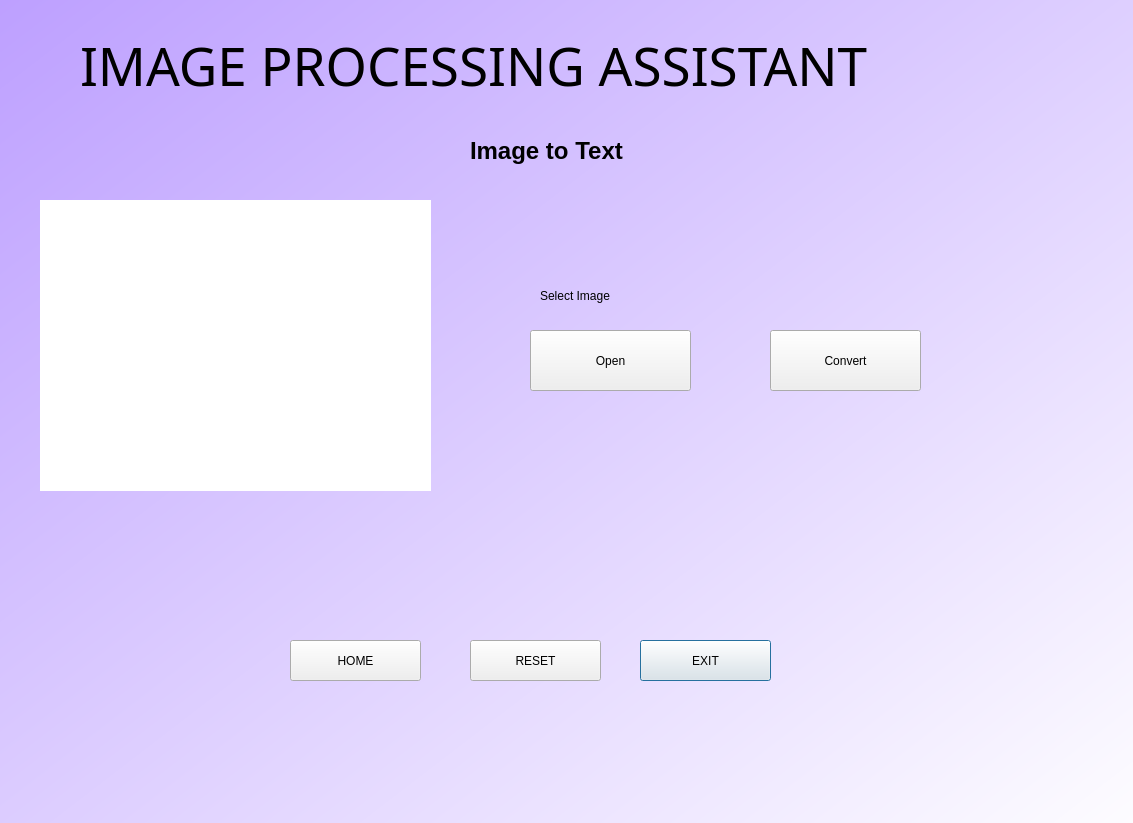
<?xml version="1.0" encoding="UTF-8"?>
<ui version="4.0">
 <class>Dialog</class>
 <widget class="QDialog" name="Dialog">
  <property name="geometry">
   <rect>
    <x>0</x>
    <y>0</y>
    <width>1133</width>
    <height>823</height>
   </rect>
  </property>
  <property name="windowTitle">
   <string>Dialog</string>
  </property>
  <widget class="QPushButton" name="exit">
   <property name="geometry">
    <rect>
     <x>640</x>
     <y>640</y>
     <width>131</width>
     <height>41</height>
    </rect>
   </property>
   <property name="styleSheet">
    <string notr="true"/>
   </property>
   <property name="text">
    <string>EXIT</string>
   </property>
  </widget>
  <widget class="QPushButton" name="pushButton_11">
   <property name="geometry">
    <rect>
     <x>770</x>
     <y>330</y>
     <width>151</width>
     <height>61</height>
    </rect>
   </property>
   <property name="styleSheet">
    <string notr="true"/>
   </property>
   <property name="text">
    <string>Convert</string>
   </property>
  </widget>
  <widget class="QLabel" name="label">
   <property name="geometry">
    <rect>
     <x>470</x>
     <y>120</y>
     <width>351</width>
     <height>61</height>
    </rect>
   </property>
   <property name="font">
    <font>
     <pointsize>18</pointsize>
     <weight>75</weight>
     <bold>true</bold>
    </font>
   </property>
   <property name="mouseTracking">
    <bool>false</bool>
   </property>
   <property name="layoutDirection">
    <enum>Qt::LeftToRight</enum>
   </property>
   <property name="autoFillBackground">
    <bool>false</bool>
   </property>
   <property name="styleSheet">
    <string notr="true">border-radius:50px;</string>
   </property>
   <property name="text">
    <string>Image to Text</string>
   </property>
  </widget>
  <widget class="QLabel" name="label_2">
   <property name="geometry">
    <rect>
     <x>80</x>
     <y>0</y>
     <width>1051</width>
     <height>131</height>
    </rect>
   </property>
   <property name="font">
    <font>
     <family>Cooper Black</family>
     <pointsize>40</pointsize>
     <weight>50</weight>
     <italic>false</italic>
     <bold>false</bold>
    </font>
   </property>
   <property name="mouseTracking">
    <bool>false</bool>
   </property>
   <property name="layoutDirection">
    <enum>Qt::LeftToRight</enum>
   </property>
   <property name="autoFillBackground">
    <bool>false</bool>
   </property>
   <property name="styleSheet">
    <string notr="true">border-radius:50px;
font: 40pt &quot;Cooper Black&quot;;


</string>
   </property>
   <property name="text">
    <string>IMAGE PROCESSING ASSISTANT</string>
   </property>
  </widget>
  <widget class="QPushButton" name="reset">
   <property name="geometry">
    <rect>
     <x>470</x>
     <y>640</y>
     <width>131</width>
     <height>41</height>
    </rect>
   </property>
   <property name="styleSheet">
    <string notr="true"/>
   </property>
   <property name="text">
    <string>RESET</string>
   </property>
  </widget>
  <widget class="QPushButton" name="home">
   <property name="geometry">
    <rect>
     <x>290</x>
     <y>640</y>
     <width>131</width>
     <height>41</height>
    </rect>
   </property>
   <property name="styleSheet">
    <string notr="true">border-color: rgb(170, 0, 255);</string>
   </property>
   <property name="text">
    <string>HOME</string>
   </property>
  </widget>
  <widget class="QWidget" name="widget" native="true">
   <property name="geometry">
    <rect>
     <x>0</x>
     <y>-30</y>
     <width>1151</width>
     <height>891</height>
    </rect>
   </property>
   <property name="styleSheet">
    <string notr="true">background-color: qlineargradient(spread:pad, x1:0, y1:0, x2:1, y2:1, stop:0 rgba(188, 158, 255, 255), stop:1 rgba(255, 255, 255, 255));</string>
   </property>
  </widget>
  <widget class="QLabel" name="label_4">
   <property name="geometry">
    <rect>
     <x>40</x>
     <y>200</y>
     <width>391</width>
     <height>291</height>
    </rect>
   </property>
   <property name="styleSheet">
    <string notr="true">background-color: rgb(255, 255, 255);</string>
   </property>
   <property name="text">
    <string/>
   </property>
   <property name="scaledContents">
    <bool>true</bool>
   </property>
  </widget>
  <widget class="QPushButton" name="pushButton_10">
   <property name="geometry">
    <rect>
     <x>530</x>
     <y>330</y>
     <width>161</width>
     <height>61</height>
    </rect>
   </property>
   <property name="styleSheet">
    <string notr="true"/>
   </property>
   <property name="text">
    <string>Open</string>
   </property>
  </widget>
  <widget class="QLabel" name="label_3">
   <property name="geometry">
    <rect>
     <x>540</x>
     <y>280</y>
     <width>421</width>
     <height>31</height>
    </rect>
   </property>
   <property name="styleSheet">
    <string notr="true">font: 12pt &quot;MS Shell Dlg 2&quot;;</string>
   </property>
   <property name="text">
    <string>Select Image</string>
   </property>
  </widget>
  <zorder>widget</zorder>
  <zorder>exit</zorder>
  <zorder>pushButton_11</zorder>
  <zorder>label</zorder>
  <zorder>label_2</zorder>
  <zorder>reset</zorder>
  <zorder>home</zorder>
  <zorder>label_4</zorder>
  <zorder>pushButton_10</zorder>
  <zorder>label_3</zorder>
 </widget>
 <resources/>
 <connections/>
</ui>
